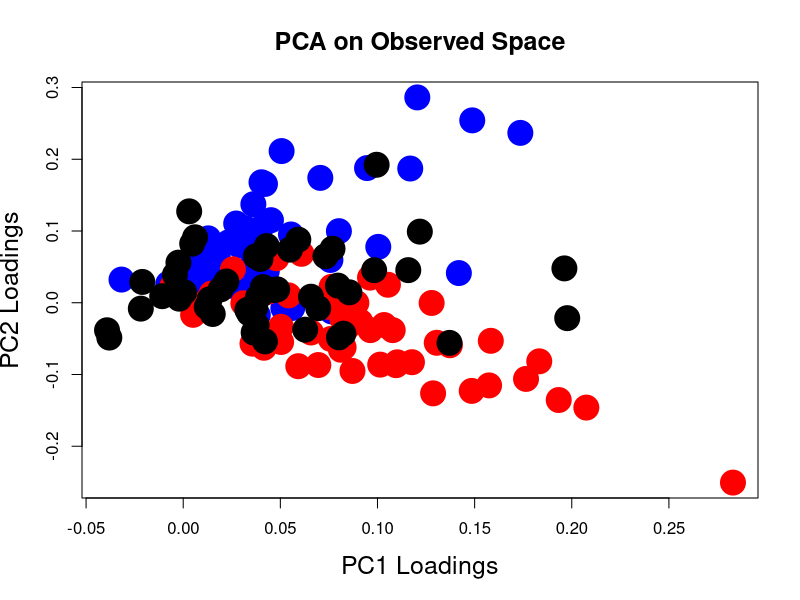
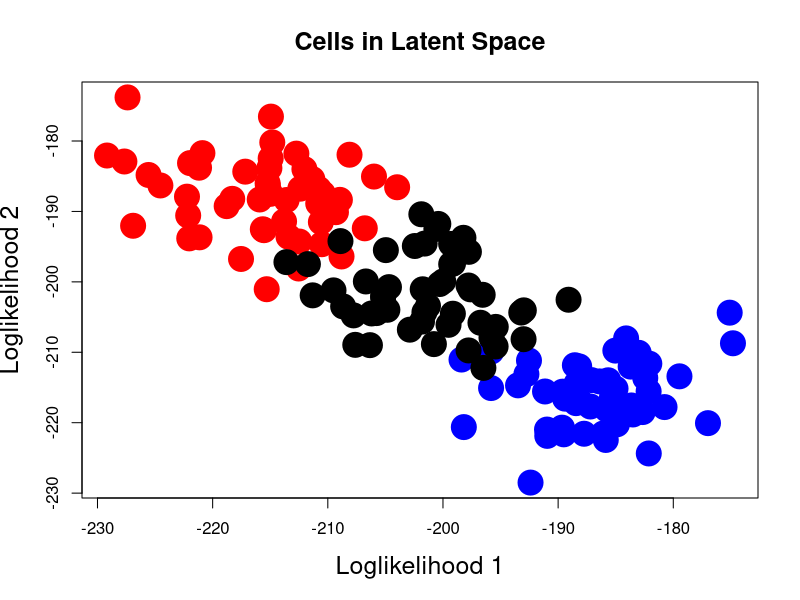

R code for these plots, in order:
# Jake Yeung
# Date of Creation: 2019-06-04
# File: ~/projects/scchic/scripts/scripts_analysis/simulations/multinomial_likelihood.R
# Multinomial likelihood space

# Generate data -----------------------------------------------------------

ngenes <- 10000
ncells <- 50
ncounts <- 30
ntranscripts <- 10^6

p1 <- exp(rnorm(n = ngenes, mean = 0, sd = 1))
p2 <- exp(rnorm(n = ngenes, mean = 0, sd = 1))
p3 <- mapply(function(x, y) sqrt(x * y), p1, p2)

#1 generate single-cell transcriptomes 

clstr1 <- rmultinom(ncells, ncounts, prob = p1)
clstr2 <- rmultinom(ncells, ncounts, prob = p2)
clstr3 <- rmultinom(ncells, ncounts, prob = p3)

dat.merged <- cbind(clstr1, clstr2, clstr3)

dat.pca <- prcomp(dat.merged)

colvec <- c(rep("blue", ncells), rep("red", ncells), rep("black", ncells))
plot(dat.pca$rotation[, 1], dat.pca$rotation[, 2], col = colvec, pch = 20, xlab = "PC1 Loadings", ylab = "PC2 Loadings", cex = 5, cex.lab = 1.5, cex.main = 1.5, main = "PCA on Observed Space")

# Get likelihoods ---------------------------------------------------------

ll1 <- apply(dat.merged, 2, function(x) dmultinom(x = x, prob = p1, log = TRUE))
ll2 <- apply(dat.merged, 2, function(x) dmultinom(x = x, prob = p2, log = TRUE))

plot(ll1, ll2, col = colvec, pch = 20, xlab = "Loglikelihood 1", ylab = "Loglikelihood 2", cex = 5, cex.lab = 1.5, cex.main = 1.5, main = "Cells in Latent Space")

